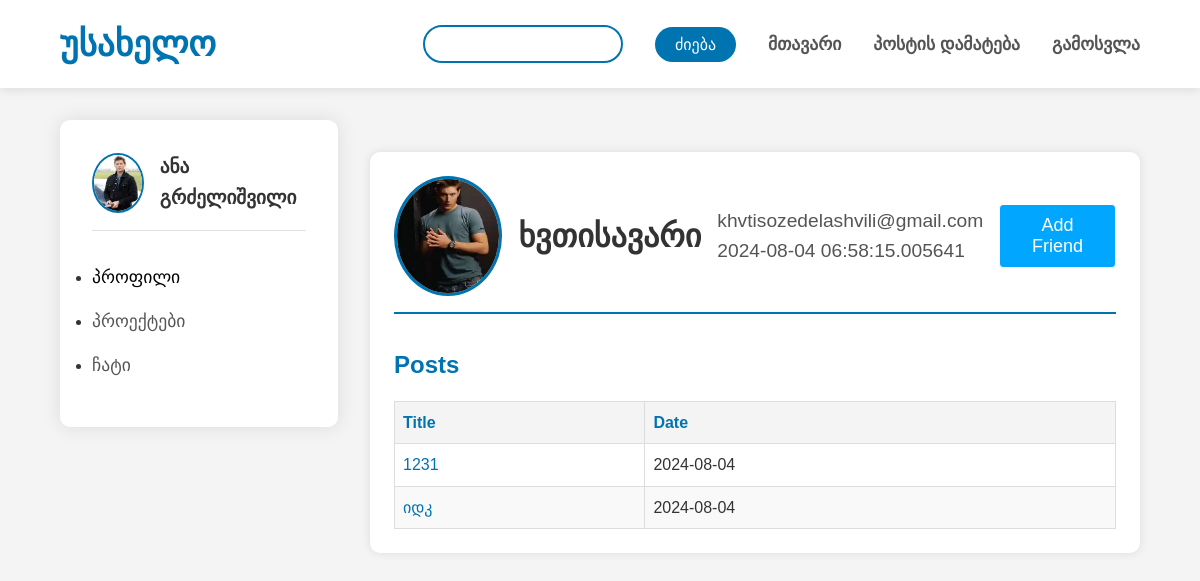
Page /profile/ხვთისავარი (signed in) on the committed database.
### models.py (models this page shows, shortened)
class User(db.Model, UserMixin):
    id = db.Column(db.Integer, primary_key=True)
    username = db.Column(db.String(80), nullable=False)
    email = db.Column(db.String(120), unique=True, nullable=False)
    date_registered = db.Column(db.DateTime, nullable=False, default=datetime.utcnow)
    password = db.Column(db.String(120), nullable=False)
    friend_of = db.relationship('Friendship', backref='user')
    img = db.Column(db.String, nullable=False)

class Post(db.Model):
    id = db.Column(db.Integer, primary_key=True)
    username = db.Column(db.String(80), nullable=False)
    user_image = db.Column(db.String(80), nullable=False)
    date_posted = db.Column(db.DateTime, nullable=False, default=datetime.utcnow)
    title = db.Column(db.String(80), nullable=False)
    content = db.Column(db.String(), nullable=False)
    image_file = db.Column(db.String(120), nullable=True)
    keywords = db.Column(db.String(200), nullable=True)
    comments = db.relationship('Comment', backref='post', lazy=True, cascade="all, delete-orphan")

### routes.py (the view)
@app.route('/profile/<username>')
@login_required
def profile(username):
    comment_form = CommentForm()
    user = User.query.filter_by(username=username).first()  # Get the user by username
    if user is None:
        flash('User not found.', 'danger')
        return redirect(url_for('home'))
    posts = Post.query.filter_by(username=user.username).all()
    return render_template('profile.html', user=user, posts=posts, comment_form=comment_form)

### forms.py
class CommentForm(FlaskForm):
    post_id = IntegerField('Post ID', validators=[DataRequired()])
    comment = TextAreaField('კომენტარი', validators=[DataRequired()])
    image = FileField('Image')
    submit = SubmitField('კომენტარის დამატება')

### routes.py (called while the page is built)
@login_manager.user_loader
def load_user(user_id):
    return User.query.get(int(user_id))

### templates/profile.html
{% extends "base.html" %}
{% block styles %}
<link rel="stylesheet" href="/static/styles/profile.css">
{% endblock %}
{% block content %}
<div class="profile">
    <div class="profile-header">
        <img src="{{ url_for('static', filename='uploads/' ~ user.img) }}" alt="Profile Picture" class="profile-image">
        <h1 class="profile-username">{{ user.username }}</h1>
        <div style="display: grid;">
            <p class="profile-email">{{ user.email }}</p>
            <p class="profile-email">{{ user.date_registered }}</p>
        </div>
        {% if current_user.username != user.username %}
            <form action="{{ url_for('add_friend', username=user.username) }}" method="post">
                <button class="add-friend" type="submit">Add Friend</button>
            </form>
        {% endif %}
    </div>
    <div class="profile-info">
        <h2>Posts</h2>
        {% if posts %}
        <table>
            <thead>
            <tr>
                <th>Title</th>
                <th>Date</th>
            </tr>
            </thead>
            <tbody>
            {% for post in posts %}
            <tr>
                <td><a href="{{ url_for('post_detail', post_id=post.id) }}">{{ post.title }}</a></td>
                <td>{{ post.date_posted.strftime('%Y-%m-%d') }}</td>
            </tr>
            {% endfor %}
            </tbody>
        </table>
        {% else %}
        <p>No posts available.</p>
        {% endif %}
    </div>
</div>
{% endblock %}

### templates/base.html (shortened to what this page needs)
<!DOCTYPE html>
<html lang="ka">
<head>
    <link rel="stylesheet" href="/static/styles/base.css">
    {% block styles %}{% endblock %}
</head>
<body>
    <header>
        <nav>
            <h1>უსახელო</h1>
            <ul>
                {% if current_user.is_authenticated %}
                <input class="search-input" type="search">
                <input class="submit-input" type="submit" value="ძიება" style="font-family: TBC;">
                <li><a href="/">მთავარი</a></li>
                <li><a href="/add_post">პოსტის დამატება</a></li>
                <li><a href="/logout">გამოსვლა</a></li>
                {% else %}
                <li><a href="/login">შესვლა</a></li>
                <li><a href="/register">რეგისტრაცია</a></li>
                {% endif %}
            </ul>
        </nav>
    </header>
    <div class="container">
        {% if current_user.is_authenticated %}
        <aside>
            <div class="user-info">
                <img src="{{ url_for('static', filename='uploads/' ~ current_user.img) }}" alt="მომხმარებლის სურათი"
                    class="user-image">
                <p class="username">{{ current_user.username }}</p>
            </div>
            <ul class="side-links">
                <li><a href="{{ url_for('profile', username=current_user.username) }}" style="text-decoration: none; color: rgb(0, 0, 0);">პროფილი</a></li>
                <li><a href="/profile">პროექტები</a></li>
                <li><a href="/chats">ჩატი</a></li>
            </ul>
        </aside>
        {% endif %}
        <main>
            {% block content %}{% endblock %}
        </main>
    </div>
</body>
</html>

### static/styles/base.css (style rules this page uses)
* { margin: 0; padding: 0; box-sizing: border-box; }
html, body { height: 100%; font-family: 'TBC', Arial, sans-serif; line-height: 1.6; color: #333; background-color: #f4f4f4; overflow-x: hidden; }
header { background-color: #ffffff; box-shadow: 0 2px 10px rgba(0,0,0,0.1); position: sticky; top: 0; z-index: 1000; }
nav { display: flex; justify-content: space-between; align-items: center; padding: 1rem 5%; max-width: 1400px; margin: 0 auto; }
nav h1 { font-size: 2.2rem; color: #0073b1; font-weight: bold; }
nav ul { list-style: none; display: flex; gap: 2rem; align-items: center; }
nav ul li a { color: #555; text-decoration: none; font-weight: 600; transition: color 0.3s ease; font-size: 1.1rem; }
.search-input { border: 2px solid #0073b1; border-radius: 20px; padding: 8px 15px; font-size: 1rem; width: 200px; transition: all 0.3s ease; }
.submit-input { background-color: #0073b1; color: white; border: none; padding: 8px 20px; border-radius: 20px; cursor: pointer; font-size: 1rem; transition: background-color 0.3s ease; }
.container { display: flex; min-height: calc(100vh - 70px); max-width: 1400px; margin: 0 auto; padding: 2rem 5%; }
aside { width: 278px; background-color: #ffffff; padding: 2rem; border-radius: 10px; box-shadow: 0 0 20px rgba(0,0,0,0.1); margin-right: 2rem; height: fit-content; }
.user-info { display: flex; align-items: center; gap: 1rem; margin-bottom: 2rem; padding-bottom: 1rem; border-bottom: 1px solid #e0e0e0; }
.user-image { width: 60px; height: 60px; border-radius: 50%; object-fit: cover; border: 2px solid #0073b1; }
.username { font-size: 1.2rem; font-weight: 600; color: #333; }
.side-links li { margin-bottom: 1rem; }
.side-links a { text-decoration: none; color: #555; font-size: 1.1rem; display: flex; align-items: center; transition: color 0.3s ease; }
main { flex: 1; }

### static/styles/profile.css (style rules this page uses)
.profile { max-width: 1200px; margin: 2rem auto; padding: 1.5rem; background-color: #ffffff; border-radius: 10px; box-shadow: 0 0 10px rgba(0, 0, 0, 0.1); }
.profile-header { display: flex; align-items: center; gap: 1rem; border-bottom: 2px solid #0073b1; padding-bottom: 1rem; margin-bottom: 2rem; }
.profile-image { width: 120px; height: 120px; border-radius: 50%; object-fit: cover; border: 3px solid #0073b1; }
.profile-username { font-size: 2rem; color: #333; }
.profile-email { font-size: 1.2rem; color: #555; }
.profile-info h2 { font-size: 1.5rem; color: #0073b1; margin-bottom: 1rem; }
.profile-info table { width: 100%; border-collapse: collapse; margin-top: 1rem; }
.profile-info table th, .profile-info table td { border: 1px solid #ddd; padding: 8px; text-align: left; }
.profile-info table th { background-color: #f4f4f4; color: #0073b1; }
.profile-info table tr:nth-child(even) { background-color: #f9f9f9; }
.profile-info table a { color: #0073b1; text-decoration: none; }
.add-friend { padding: 10px 20px; border-radius: 4px; border: 1px solid white; background: #00a6ff; cursor: pointer; color: white; font-size: large; }

### rows in the picture
User: img (picture), username "ანა გრძელიშვილი"
User: img (picture), username "ხვთისავარი", email "khvtisozedelashvili@gmail.com", date_registered "2024-08-04 06:58:15.005641"
Post: title "1231", date_posted "2024-08-04"
Post: title "იდკ", date_posted "2024-08-04"
